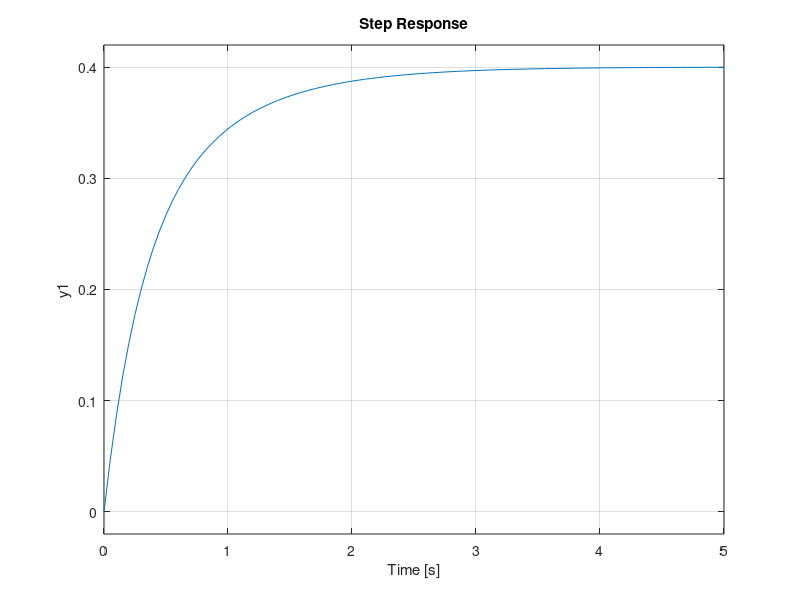
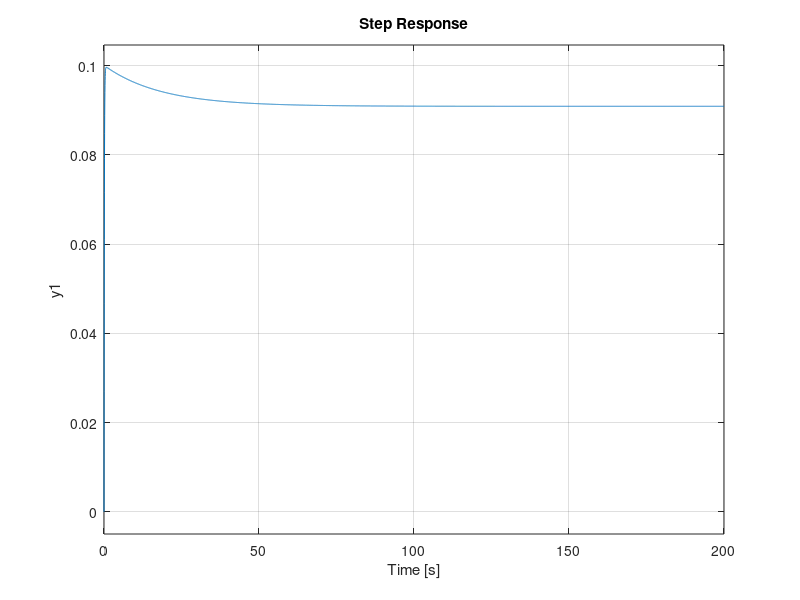

MATLAB code to generate these figures, in order:
%modelleme
%a=tf([1],[1 1]);
num1=[1];
den1=[1 1];
a=tf(num1,den1);
num2=[1 2]; 
den2=[1 3];
b=tf(num2, den2);
ab=series(a,b);
sys=feedback(ab,1);
figure
step(sys);

%modelleme 2

num3=[1];
den3=[1 10]; 
c=tf(num3,den3);
num4=[.5];den4=[10 .5];d=tf(num4,den4);
sys1=feedback(c,d);
figure
step(sys1);